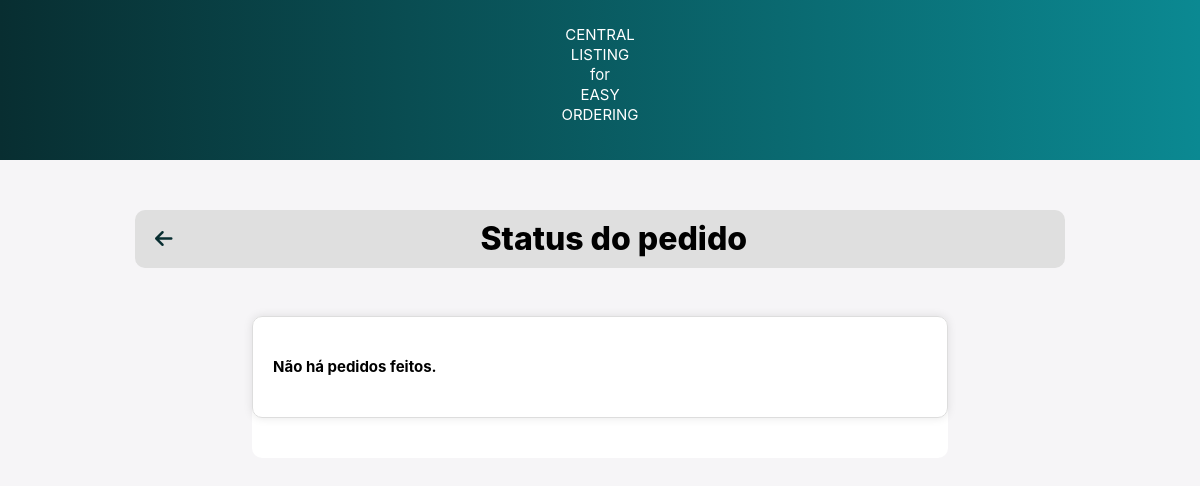
/order_status/ (signed in), run on an earlier commit of the app's database.
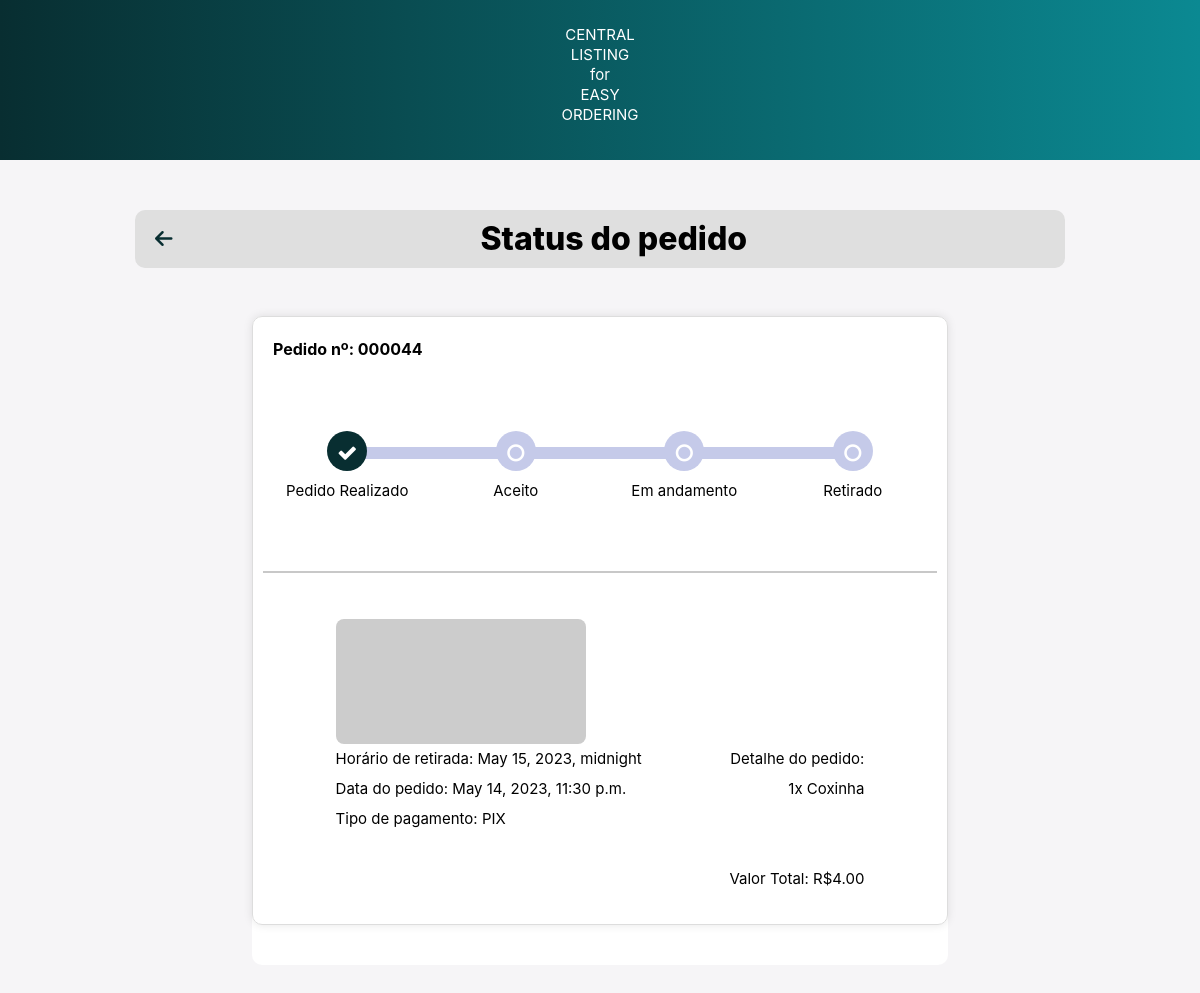
And on a later commit of the database.
### main/models.py (models this page shows)
class Order(models.Model):
    user = models.ForeignKey(User, on_delete=models.CASCADE)
    order = models.CharField(max_length=1000)
    order_datetime = models.DateTimeField(auto_now_add=True)
    pickup_time = models.DateTimeField()
    total = models.DecimalField(max_digits=6, decimal_places=2)

### main/views.py (the view)
# urls.py: path('order_status/', views.order_status, name='order_status'),
@login_required(login_url='login')
def order_status(request):
    cart = Cart.objects.filter(user=request.user)
    total = cart.aggregate(total=Sum(F('product__price') * F('quantity')))['total']
    if request.method == 'POST':
        pickup_time = datetime.now() + timedelta(minutes=30)
        order_products = [f"{item.quantity}x {item.product.name}" for item in cart]
        order_summary = ", ".join(order_products)
        order = Order.objects.create(user=request.user, order=order_summary, total=total,
        pickup_time=pickup_time)
        messages.success(request, 'Pedido realizado com sucesso!')
        cart.delete()
    else:
        order = Order.objects.filter(user=request.user).last()
    context = {
        'order': order,
    }
    return render(request, 'order_status.html', context)

### templates/order_status.html (shortened to what this page needs)
{% load static %}
<!DOCTYPE html>
<html>
<head>
    <link rel="stylesheet" href="https://cdnjs.cloudflare.com/ajax/libs/font-awesome/6.4.0/css/all.min.css" />
    <link
    rel="stylesheet"
    href="https://cdn.jsdelivr.net/npm/bootstrap@4.3.1/dist/css/bootstrap.min.css"
  />
  <link
    rel="stylesheet"
    href="https://cdnjs.cloudflare.com/ajax/libs/font-awesome/4.7.0/css/font-awesome.css"
  />
  <link rel="stylesheet" type="text/css" href="{% static './css/order_status.css' %}">
</head>
<body>
  <nav>
          <p>CENTRAL<br>LISTING<br>for<br>EASY<br>ORDERING</p>
  </nav>
    <div class="container">
        <div class="top-bar">
            <a href="{% url 'home' %}" class="back-to-home">
                <i class="fas fa-arrow-left"></i>
            </a>
            <h1 class="top-bar-title">Status do pedido</h1>
        </div>
    </div>
    <div class="container">
    {% if order %}
    <div class="container px-1 px-md-4 py-5 mx-auto">
      <div class="card">
        <div class="timeline-container">
          <div class="order_number_text">
            Pedido nº: 0000{{ order.id }}</p>
          </div>
          <ul id="progressbar" class="text-center">
            <li class="step0">
              <div class="step-container">
                <p class="status-text">Pedido Realizado</p>
              </div>
            </li>
            <li class="step0">
              <div class="step-container">
                <p class="status-text">Aceito</p>
              </div>
            </li>
            <li class="step0">
              <div class="step-container">
                <p class="status-text">Em andamento</p>
              </div>
            </li>
            <li class="step0">
              <div class="step-container">
                <p class="status-text">Retirado</p>
              </div>
            </li>
          </ul>
          <br><br><br><br><br>
          <div class="track-order">
            <hr>
            <div class="row d-flex justify-content-between px-3 top">
              <div class="d-flex">
                <img src="https://placehold.co/600x400?text=product_img" alt="Product Image" style="width:250px;height:125px;">
              </div>
              <div>
                <p>Horário de retirada: {{ order.pickup_time }}</p>
                <p>Data do pedido: {{ order.order_datetime }}</p>
                <p>Tipo de pagamento: PIX</p>
              </div>
              <div class="d-flex flex-column text-sm-right">
                <p>Detalhe do pedido:</p>
                <p>{{order.order}}</p>
                <p><br><br><br>Valor Total: R${{order.total}}</p>
              </div>
            </div>
          </div>
        </div>
      </div>
    </div>
    {% else %}
    <div class="container px-1 px-md-4 py-5 mx-auto">
      <div class="card">
        <div class="timeline-container">
          <div class="order_number_text">
            <p>Não há pedidos feitos.</p>
          </div>
        </div>
      </div>
    </div>
    {% endif %}
</body>
</html>

What changed in the data, as far as the page shows it:
added Order: id "44", pickup_time "May 15, 2023, midnight", order_datetime "May 14, 2023, 11:30 p.m.", order "1x Coxinha", total "4.00"
Also different on the page:
text no longer shown: "Não há pedidos feitos."
text now shown: "Pedido nº: 0000 Pedido Realizado Aceito Em andamento Retirado Horário de retirada: Data do pedido: Tipo de pagamento: PIX Detalhe do pedido: Valor Total: R$"
